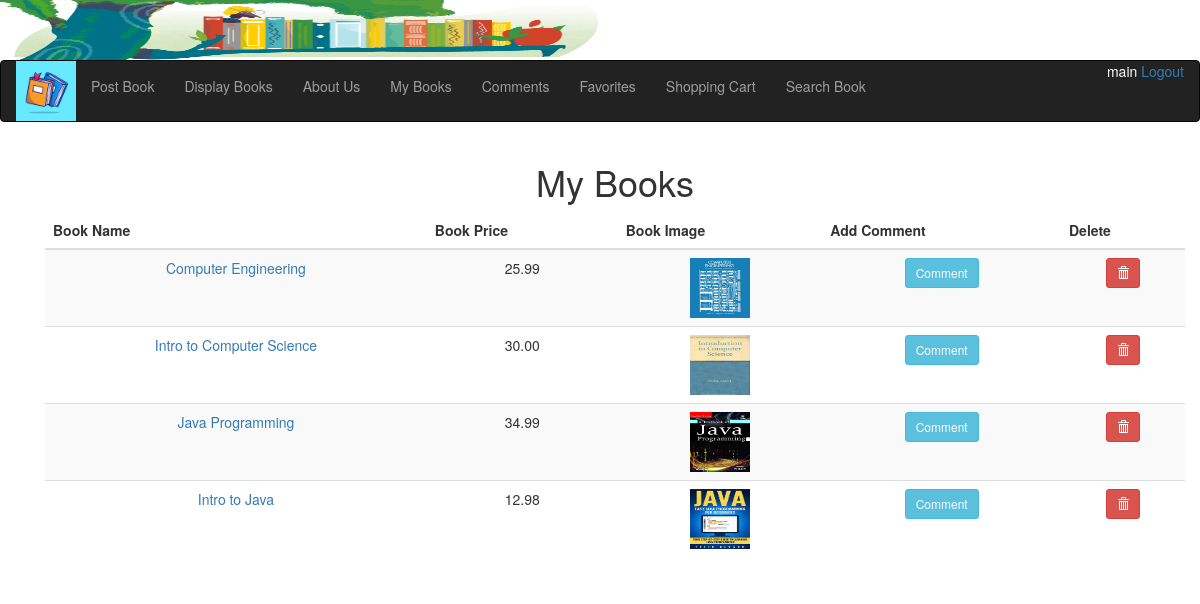
Page /mybooks (signed in) on the committed database.
### bookMng/models.py (models this page shows, shortened)
class MainMenu(models.Model):
    item = models.CharField(max_length=200, unique=True)
    link = models.CharField(max_length=200, unique=True)

class Book(models.Model):
    name = models.CharField(max_length=200)
    web = models.URLField(max_length=200)
    price = models.DecimalField(decimal_places=2, max_digits=8)
    publishdate = models.DateField(auto_now=True)
    picture = models.FileField(upload_to='bookEx/static/uploads')
    pic_path = models.CharField(max_length=300, editable=False, blank=True)
    username = models.ForeignKey(User, blank=True, null=True, on_delete=models.CASCADE)
    original_owner = models.ForeignKey(User, related_name='current_owner', blank=True, null=True,
                                      on_delete=models.CASCADE)

### bookMng/views.py (the view)
# urls.py: path('mybooks', views.mybooks, name='mybooks'),
@login_required(login_url=reverse_lazy('login'))
def mybooks(request):
    books = Book.objects.filter(username=request.user)
    for b in books:
        b.pic_path = b.picture.url[14:]
    return render(request,'bookMng/mybooks.html',
                  {'item_list': MainMenu.objects.all(),
                   'books': books})

### bookEx/templates/bookMng/mybooks.html (shortened to what this page needs)
{% extends "base.html" %}
{% load static %}
{% block sidenav %}
    {% for item in item_list %}
        <li>
            <a href="{{item.link}}">{{item.item}}</a>
        </li>
    {% endfor %}
{% endblock sidenav %}
{% block content %}
    <div class="container">
        <h1 class="text-center mt-3">My Books</h1>
        <table class="table table-hover table-striped text-center">
            <thead>
                <tr>
                    <th>Book Name</th>
                    <th>Book Price</th>
                    <th>Book Image</th>
                    <th>Add Comment</th>
                    <th>Delete</th>
                </tr>
            </thead>
            <tbody>
                {% for book in books %}
                    <tr>
                        <td>
                            <a href="{% url 'book_detail' book.id %}">
                                {{ book.name }}
                            </a>
                        </td>
                        <td>
                            {{ book.price }}
                        </td>
                        <td>
                            <img src="{% static book.pic_path %}" height="60" width="60" alt="{{ book.name }} Image"/>
                        </td>
                        <td>
                            <a href="mybooks/postcomment/{{ book.id }}" class="btn btn-info btn-sm" role="button">
                                Comment
                            </a>
                        </td>
                        <td>
                            <a href="book_delete/{{ book.id }}" class="btn btn-danger btn-sm" role="button">
                                <span class="glyphicon glyphicon-trash"></span>
                            </a>
                        </td>
                    </tr>
                {% endfor %}
            </tbody>
        </table>
    </div>
{% endblock content %}

### bookEx/templates/base.html (shortened to what this page needs)
{% load static %}
<!DOCTYPE html>
<html lang="en">
<head>
    <link rel="stylesheet" href="https://maxcdn.bootstrapcdn.com/bootstrap/3.4.1/css/bootstrap.min.css">
</head>
<body>
    <img src="{% static 'bannertest.jpg'%}" height="60" width="600" alt=""/>
    <nav class="navbar navbar-inverse" style="margin-top: 0px;">
        <div class="container-fluid">
            <div class="navbar-header">
                <img src="{% static 'logotest.jpg'%}" height="60" width="60" alt=""/>
             </div>
            <span style="float: right">
            {% if user.is_authenticated %}
                <span style="color:white">{{ user.username }}</span>
                <a href="{% url 'logout' %}?next=/">Logout</a>
            {% else %}
                <span style="color:white">Not Logged in</span>
                <a href="{% url 'login' %}?next=/"> Login </a>
            {% endif %}
            </span>
            <ul class="nav navbar-nav">
                {% block sidenav %}
                {% endblock sidenav %}
            </ul>
        </div>
    </nav>
    <div class="container">
        <section id="main">
            {% block content %}{% endblock content %}
        </section>
    </div>
</body>
</html>

### rows in the picture
MainMenu: item "Post Book"
MainMenu: item "Display Books"
MainMenu: item "About Us"
MainMenu: item "My Books"
MainMenu: item "Comments"
MainMenu: item "Favorites"
MainMenu: item "Shopping Cart"
MainMenu: item "Search Book"
Book: name "Computer Engineering", price "25.99", shows a picture
Book: name "Intro to Computer Science", price "30.00", shows a picture
Book: name "Java Programming", price "34.99", shows a picture
Book: name "Intro to Java", price "12.98", shows a picture

### other values in the picture
{{ user.username }} "main"
